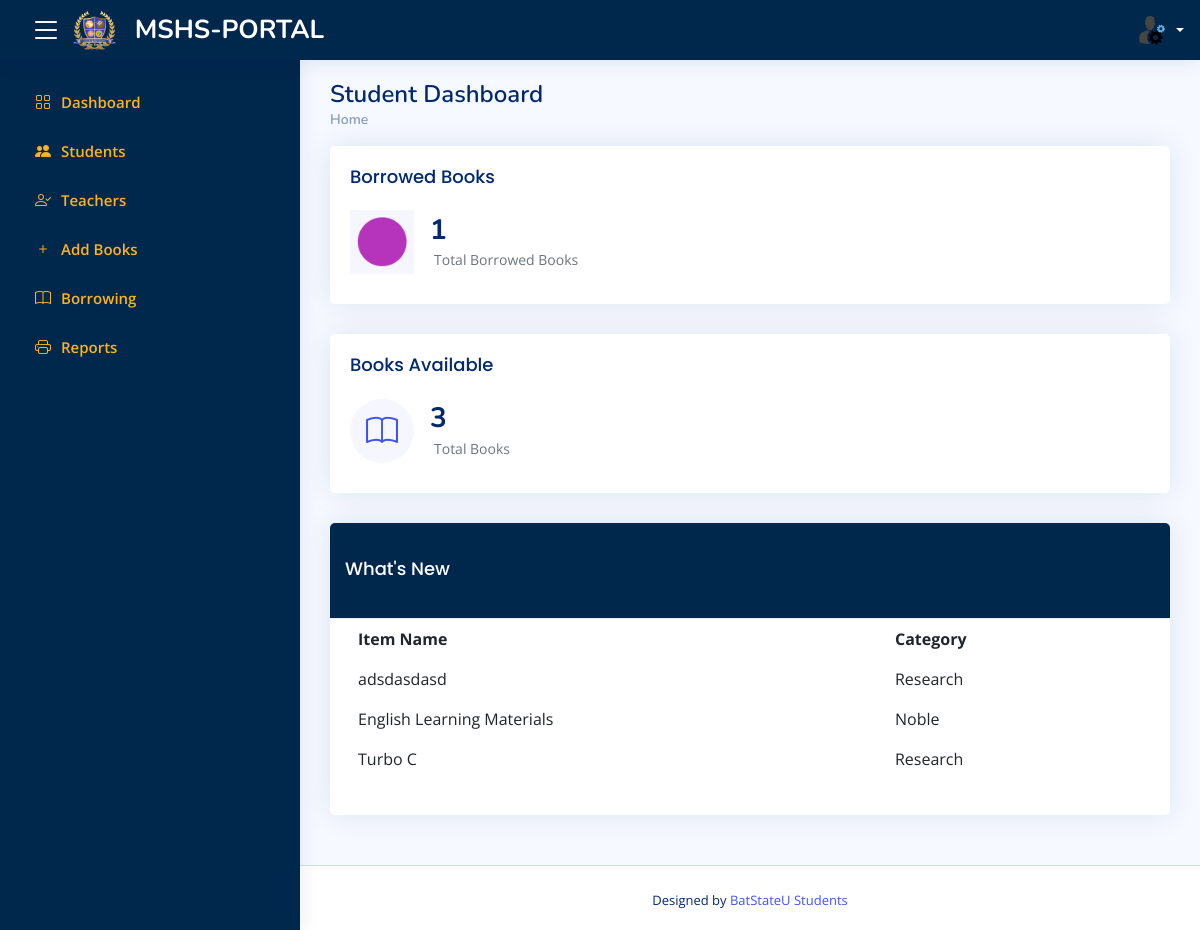
Screenshot of /Admin/student_dash.php (signed in) with the database file from the repository.
### tables this page shows
CREATE TABLE `tbl_inventory` (
  `id` int(255) NOT NULL,
  `itemname` varchar(255) NOT NULL,
  `category` varchar(255) NOT NULL,
  `initialstock` int(255) NOT NULL,
  `file` varchar(255) NOT NULL
);

### Admin/student_dash.php (the view, shortened to what this page needs)
<?php include 'head.php'; ?>
<body >
<?php include 's_nav.php'; ?>
<?php include 's_side.php'; ?>
  <main id="main" class="main">
    <div class="pagetitle">
      <h1>Student Dashboard</h1>
      <nav>
        <ol class="breadcrumb">
          <li class="breadcrumb-item"><a href="../index.php">Home</a></li>
        </ol>
      </nav>
    </div>
 <section class="section dashboard">
      <div class="row">
            <div class="col-xxl-3 col-xl-12">
              <div class="card info-card sales-card">
                <div class="card-body">
                  <h5 class="card-title">Borrowed Books</h5>
                  <div class="d-flex align-items-center">
                    <div class="card-icon d-flex align-items-center justify-content-center" style="
                      background-color:none;
                      " >
                      <img src="../assets/img/icons/R.png" style="
                      width:50px;
                      height:auto;
                      " alt="icon">
                    </div>
                    <div class="ps-3">
                      <h6><?php
                      $query1="SELECT count(*) as totalborrow FROM tbl_barrowing";
                      $result=mysqli_query($con,$query1);
                      if($result){
                          while($row=mysqli_fetch_assoc($result))
                        {
                              $totalborrow=$row['totalborrow'];
                        }
                        }
                        ?>
                          <?php echo $totalborrow;?></h6><span class="text-muted small pt-2 ps-1">Total Borrowed Books</span>
                    </div>
                  </div>
                </div>
              </div>
            </div>
             <div class="col-xxl-3 col-xl-12">
              <div class="card info-card sales-card">
                <div class="card-body">
                  <h5 class="card-title">Books Available</h5>
                  <div class="d-flex align-items-center">
                    <div class="card-icon rounded-circle d-flex align-items-center justify-content-center">
                      <i class="bi bi-book"></i>
                    </div>
                    <div class="ps-3">
                      <h6><?php
                      $query1="SELECT count(*) as totalbooks FROM tbl_inventory ";
                      $result=mysqli_query($con,$query1);
                      if($result){
                          while($row=mysqli_fetch_assoc($result))
                        {
                              $totalbooks=$row['totalbooks'];
                        }
                        }
                        ?>
                          <?php echo $totalbooks;?></h6><span class="text-muted small pt-2 ps-1">Total Books</span>
                    </div>
                  </div>
                </div>
              </div>
            </div>
          </section>
            <div class="col-12">
              <div class="card recent-sales overflow-auto">
                <div class="card-header" style="background-color:rgb(0, 39, 76)">
                  <h5 class="card-title" style="color:white;">What's New<span></span></h5>
               </div>
                <div class="card-body">
                  <table class="table table-borderless datatable">
                    <thead>
                      <tr>
                        <th scope="col">Item Name</th>
                        <th scope="col">Category</th>
                      </tr>
                    </thead>
                    <tbody>
                    <?php
                      $query = "SELECT A.id,A.itemname,A.category,A.file  FROM tbl_inventory A";
                      $read = mysqli_query($con,$query) or die(mysqli_error());
                      while ($row = mysqli_fetch_array($read)){
                        $itemname = $row['itemname'];
                         $category = $row['category'];
                      ?>
                      <tr>
                        <td><?php echo $itemname; ?></td>
                        <td><?php echo $category; ?></td>
                        <td>
                           </td>
                      </tr>
                    <?php } ?>
                    </tbody>
                  </table>
                </div>
              </div>
            </div>
  </main>
 <?php include 'footer.php'; ?>
</body>
</html>

### Admin/head.php (shortened to what this page needs)
<!DOCTYPE html>
<html lang="en">
<head>
  <link href="assets/vendor/bootstrap/css/bootstrap.min.css" rel="stylesheet">
  <link href="assets/vendor/bootstrap-icons/bootstrap-icons.css" rel="stylesheet">
  <link href="assets/vendor/boxicons/css/boxicons.min.css" rel="stylesheet">
  <link href="assets/vendor/quill/quill.snow.css" rel="stylesheet">
  <link href="assets/vendor/quill/quill.bubble.css" rel="stylesheet">
  <link href="assets/vendor/remixicon/remixicon.css" rel="stylesheet">
  <link href="assets/vendor/simple-datatables/style.css" rel="stylesheet">
  <link href="assets/css/style.css" rel="stylesheet">
</head>

### Admin/s_nav.php (shortened to what this page needs)
<header id="header" style="background-color:rgb(0, 39, 76)" class="header fixed-top d-flex align-items-center">
  <div class="d-flex align-items-center justify-content-between">
      <i style="color:white" class="bi bi-list toggle-sidebar-btn" ></i>
    <a href="" class="logo d-flex align-items-center">
         <img src="img/logomain.png" alt="" height="50px">
                <span class="d-none d-lg-block" style="color:white">MSHS-PORTAL</span>
    </a>
  </div>
  <nav class="header-nav ms-auto">
    <ul class="d-flex align-items-center">
      <li class="nav-item dropdown pe-3">
        <a class="nav-link nav-profile d-flex align-items-center pe-0" href="#" data-bs-toggle="dropdown">
          <img src="img/administrator.png" alt="Profile" class="rounded-circle" style="color:white">
          <span class="d-none d-md-block dropdown-toggle ps-2" style="color:white"></span>
        </a>
      </li>
    </ul>
  </nav>
</header>

### Admin/s_side.php (shortened to what this page needs)
<aside id="sidebar" class="sidebar" style="background-color:rgb(0, 39, 76)">
  <ul class="sidebar-nav" id="sidebar-nav" style="background-color:rgb(0, 39, 76)">
    <li class="nav-item" >
      <a class="nav-link " href="student_dash.php" style="background-color:rgb(0, 39, 76)">
        <i class="bi bi-grid" style="color:#ffb31a"></i>
        <span style="color:#ffb31a">Dashboard</span>
      </a>
    </li>
     <?php
    if($_SESSION['usertype'] =="Admin" ){
         echo ' <li class="nav-item">
      <a class="nav-link " href="add_student.php" style="background-color:rgb(0, 39, 76)">
        <i class="bi bi-people-fill" style="color:#ffb31a"></i>
        <span style="color:#ffb31a;">Students <span class="badge bg-danger"></span></span>
      </a>
    </li>
    <li class="nav-item">
      <a class="nav-link " href="add_teacher.php" style="background-color:rgb(0, 39, 76)">
        <i class="bi bi-person-check" style="color:#ffb31a"></i>
        <span style="color:#ffb31a;">Teachers <span class="badge bg-danger"></span></span>
      </a>
    </li>
    <li class="nav-item">
      <a class="nav-link " href="add_items.php" style="background-color:rgb(0, 39, 76)">
        <i class="bi bi-plus" style="color:#ffb31a"></i>
        <span style="color:#ffb31a;">Add Books<span class="badge bg-danger"></span></span>
      </a>
    </li>
    <li class="nav-item">
      <a class="nav-link " href="borrow_books.php" style="background-color:rgb(0, 39, 76)">
        <i class="bi bi-book" style="color:#ffb31a"></i>
        <span style="color:#ffb31a;">Borrowing<span class="badge bg-danger"></span></span>
      </a>
    </li>
    <li class="nav-item">
      <a class="nav-link " href="reports.php" style="background-color:rgb(0, 39, 76)">
        <i class="bi bi-printer" style="color:#ffb31a"></i>
        <span style="color:#ffb31a;">Reports <span class="badge bg-danger"></span></span>
      </a>
    </li>';
    }
    ?>
  </ul>
</aside>

### Admin/footer.php
<footer id="footer" class="footer">
  <div class="credits">
    Designed by <a href="">BatStateU Students</a>
  </div>
</footer>

### Admin/assets/css/style.css (style rules this page uses)
:root { scroll-behavior: smooth; }
body { font-family: "Open Sans", sans-serif; background: #f6f9ff; color: #444444; }
a { color: #4154f1; text-decoration: none; }
h1, h2, h3, h4, h5, h6 { font-family: "Nunito", sans-serif; }
#main { margin-top: 60px; padding: 20px 30px; transition: all 0.3s; }
.pagetitle { margin-bottom: 10px; }
.pagetitle h1 { font-size: 24px; margin-bottom: 0; font-weight: 600; color: #012970; }
.card { margin-bottom: 30px; border: none; border-radius: 5px; box-shadow: 0px 0 30px rgba(1, 41, 112, 0.1); }
.card-header, .card-footer { border-color: #ebeef4; background-color: #fff; color: #798eb3; padding: 15px; }
.card-title { padding: 20px 0 15px 0; font-size: 18px; font-weight: 500; color: #012970; font-family: "Poppins", sans-serif; }
.card-body { padding: 0 20px 20px 20px; }
.breadcrumb { font-size: 14px; font-family: "Nunito", sans-serif; color: #899bbd; font-weight: 600; }
.breadcrumb a { color: #899bbd; transition: 0.3s; }
.breadcrumb .breadcrumb-item::before { color: #899bbd; }
.logo { line-height: 1; }
@media (min-width: 1200px) { .logo { width: 280px; } }
.logo img { max-height: 300px; margin-right: 6px; }
.logo span { font-size: 26px; font-weight: 700; color: #012970; font-family: "Nunito", sans-serif; }
.header { transition: all 0.5s; z-index: 997; height: 60px; box-shadow: 0px 2px 20px rgba(1, 41, 112, 0.1); background-color: #fff; padding-left: 20px; }
.header .toggle-sidebar-btn { font-size: 32px; padding-left: 10px; cursor: pointer; color: #012970; }
.header-nav ul { list-style: none; }
.header-nav > ul { margin: 0; padding: 0; }
.header-nav .nav-profile { color: #012970; }
.header-nav .nav-profile img { max-height: 36px; }
.header-nav .nav-profile span { font-size: 14px; font-weight: 600; }
.sidebar { position: fixed; top: 60px; left: 0; bottom: 0; width: 300px; z-index: 996; transition: all 0.3s; padding: 20px; overflow-y: auto; scrollbar-width: thin; scrollbar-color: #aab7cf transparent; box-shadow: 0px 0px 20px rgba(1, 41, 112, 0.1); background-color: #fff; }
@media (min-width: 1200px) { #main, #footer { margin-left: 300px; } }
.sidebar-nav { padding: 0; margin: 0; list-style: none; }
.sidebar-nav li { padding: 0; margin: 0; list-style: none; }
.sidebar-nav .nav-item { margin-bottom: 5px; }
.sidebar-nav .nav-link { display: flex; align-items: center; font-size: 15px; font-weight: 600; color: #4154f1; transition: 0.3; background: #f6f9ff; padding: 10px 15px; border-radius: 4px; }
.sidebar-nav .nav-link i { font-size: 16px; margin-right: 10px; color: #4154f1; }
.dashboard .info-card { padding-bottom: 10px; }
.dashboard .info-card h6 { font-size: 28px; color: #012970; font-weight: 700; margin: 0; padding: 0; }
.dashboard .card-icon { font-size: 32px; line-height: 0; width: 64px; height: 64px; flex-shrink: 0; flex-grow: 0; }
.dashboard .sales-card .card-icon { color: #4154f1; background: #f6f6fe; }
.footer { padding: 20px 0; font-size: 14px; transition: all 0.3s; border-top: 1px solid #cddfff; background-color:white; }
.footer .credits { padding-top: 5px; text-align: center; font-size: 13px; color: #012970; }

### rows the page displays
tbl_inventory: itemname "adsdasdasd", category "Research"
tbl_inventory: itemname "English Learning Materials", category "Noble"
tbl_inventory: itemname "Turbo C", category "Research"

### other values shown
$totalborrow "1"
$totalbooks "3"
